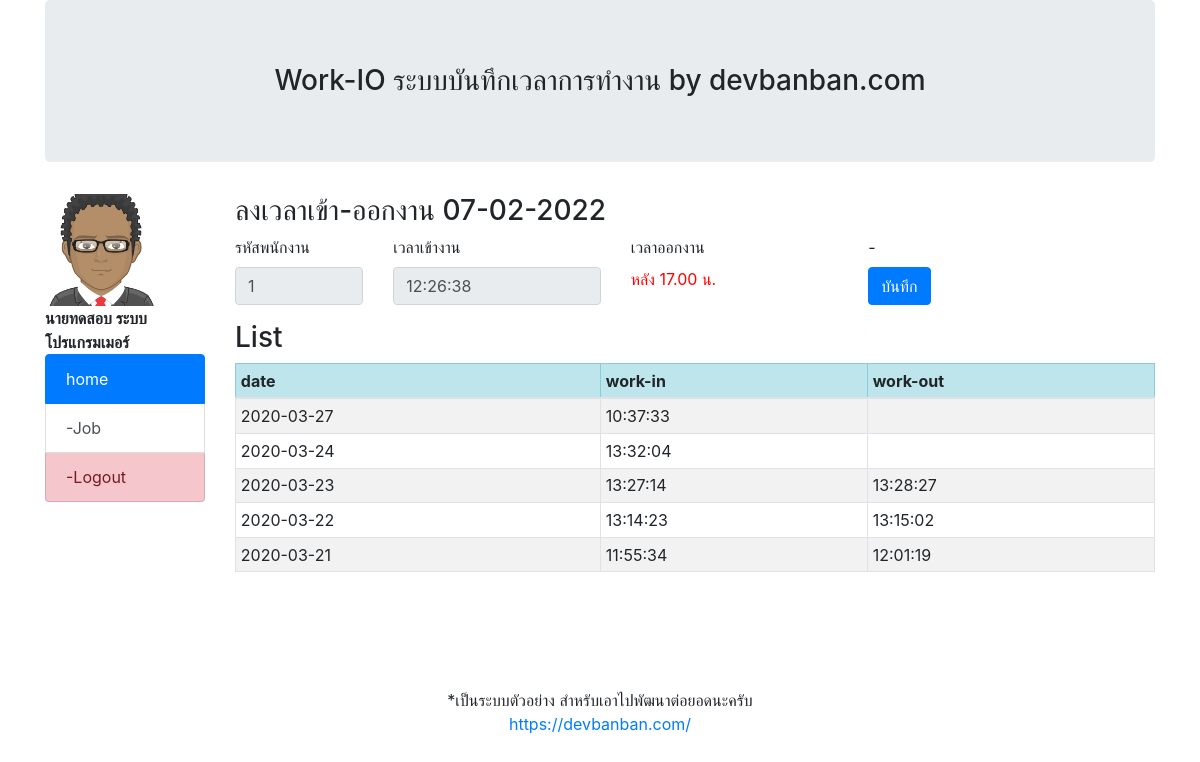
Page /profile.php (signed in) on the committed database.
### tables this page shows
CREATE TABLE `tbl_emp` (
  `m_id` int(11) NOT NULL,
  `m_username` varchar(50) NOT NULL,
  `m_password` varchar(50) NOT NULL,
  `m_firstname` varchar(50) NOT NULL,
  `m_name` varchar(100) NOT NULL,
  `m_lastname` varchar(100) NOT NULL,
  `m_position` varchar(100) NOT NULL,
  `m_img` varchar(100) DEFAULT NULL,
  `m_phone` varchar(20) NOT NULL,
  `m_email` varchar(50) NOT NULL,
  `m_level` varchar(10) NOT NULL,
  `m_datesave` timestamp NOT NULL DEFAULT current_timestamp()
);

CREATE TABLE `tbl_work_io` (
  `id` int(11) NOT NULL,
  `m_id` int(11) NOT NULL COMMENT 'ไอดี พนง.',
  `workdate` date NOT NULL,
  `workin` time NOT NULL,
  `workout` time DEFAULT NULL
);

### profile.php (the view, shortened to what this page needs)
<?php
include('condb.php');
$m_id = $_SESSION['m_id'];
$queryemp = "SELECT * FROM tbl_emp WHERE m_id=$m_id";
$resultm = mysqli_query($condb, $queryemp) or die ("Error in query: $queryemp " . mysqli_error());
$rowm = mysqli_fetch_array($resultm);
$timenow = date('H:i:s');
$datenow = date('Y-m-d');
$queryworkio = "SELECT MAX(workdate) as lastdate, workin, workout FROM tbl_work_io WHERE m_id=$m_id AND workdate='$datenow' ";
$resultio = mysqli_query($condb, $queryworkio) or die ("Error in query: $queryworkio " . mysqli_error());
$rowio = mysqli_fetch_array($resultio);
?>
<!doctype html>
<html lang="en">
  <head>
    <link rel="stylesheet" href="https://stackpath.bootstrapcdn.com/bootstrap/4.4.1/css/bootstrap.min.css">
  </head>
  <body>
    <div class="container">
      <div class="row">
        <div class="col col-sm-12">
          <h3  class="jumbotron" align="center">Work-IO ระบบบันทึกเวลาการทำงาน by devbanban.com </h3>
        </div>
      </div>
    </div>
    <div class="container">
      <div class="row">
        <div class="col col-sm-2">
          <img src="img/<?php echo $rowm['m_img'];?>" width='70%'>
          <br>
          <b>
          <?php echo $rowm['m_firstname'].$rowm['m_name']. ' '.$rowm['m_lastname'];?>
          <br>
         <?php echo $rowm['m_position'];?>
          </b>
          <br>
          <div class="list-group">
            <a href="profile.php" class="list-group-item list-group-item-action active">
              home
            </a>
            <a href="job.php" class="list-group-item list-group-item-action">-Job</a>
            <a href="logout.php" class="list-group-item list-group-item-danger" onclick="return confirm('Logout??');">-Logout</a>
          </div>
        </div>
        <div class="col col-sm-10">
          <h3> ลงเวลาเข้า-ออกงาน <?php echo date('d-m-Y');?></h3>
          <form action="save.php"  method="post" class="form-horizontal">
            <div class="form-group row">
              <div class="col col-sm-2">
                <label for="m_id">รหัสพนักงาน</label>
                <input type="text" class="form-control"   name="m_id"   placeholder="รหัสพนักงาน"   value="<?php echo $rowm['m_id'];?>"  readonly>
              </div>
              <div class="col col-sm-3">
                <label for="m_id">เวลาเข้างาน</label>
                <?php if(isset($rowio['workin'])){ ?>
                <input type="text" class="form-control"   name="workin"   value="<?php echo $rowio['workin'];?>"  disabled>
                <?php }else{ ?>
                <input type="text" class="form-control"   name="workin"   value="<?php echo date('H:i:s');?>"  readonly>
                <?php  } ?>
              </div>
              <div class="col col-sm-3">
                <label for="m_id">เวลาออกงาน</label>
                <?php
                if($timenow > '17:00:00'){
                if(isset($rowio['workout'])){ ?>
                <input type="text" class="form-control"   name="workout"  value="<?php echo $rowio['workout'];?>"  disabled>
                <?php }else{ ?>
                <input type="text" class="form-control"   name="workout"  value="<?php echo date('H:i:s');?>"  readonly>
                <?php
                }
                }else{
                echo '<br><font color="red"> หลัง 17.00 น. </font>';
                } ?>
              </div>
              <div class="col col-sm-1">
                <label>-</label>
                <button type="submit" class="btn btn-primary">บันทึก</button>
              </div>
            </div>
          </form>
          <h3>List</h3>
          <?php
          $querylist = "SELECT * FROM tbl_work_io WHERE m_id = $m_id ORDER BY workdate DESC";
          $resultlist = mysqli_query($condb, $querylist)  or die("Error:" . mysqli_error($querylist));
          echo "
          <table class='table table-bordered table-striped table-sm'>
            <thead>
              <tr class='table-info'>
                <th>date</td>
                <th>work-in</td>
                <th>work-out</td>
              </tr>
            </thead>
            ";
            foreach ($resultlist as $value) {
            echo "<tr>";
              echo "<td>" .$value["workdate"] .  "</td> ";
              echo "<td>" .$value["workin"] .  "</td> ";
              echo "<td>" .$value["workout"] .  "</td> ";
            echo "</tr>";
            }
          echo '</table>';
          ?>
        </div>
      </div>
    </div>
    <div class="container-fluid" style="margin-top: 100px;">
      <div class="row">
        <div class="col col-sm-12">
          <p align="center"> *เป็นระบบตัวอย่าง สำหรับเอาไปพัฒนาต่อยอดนะครับ <br>
            <a href="https://devbanban.com/" target="_blank">
              https://devbanban.com/
            </a></p>
          </div>
        </div>
      </div>
    </body>
  </html>

### rows in the picture
tbl_emp: m_img (picture), m_firstname "นาย", m_name "ทดสอบ", m_lastname "ระบบ", m_position "โปรแกรมเมอร์", m_id "1"
tbl_work_io: workdate "2020-03-27", workin "10:37:33"
tbl_work_io: workdate "2020-03-24", workin "13:32:04"
tbl_work_io: workdate "2020-03-23", workin "13:27:14", workout "13:28:27"
tbl_work_io: workdate "2020-03-22", workin "13:14:23", workout "13:15:02"
tbl_work_io: workdate "2020-03-21", workin "11:55:34", workout "12:01:19"
